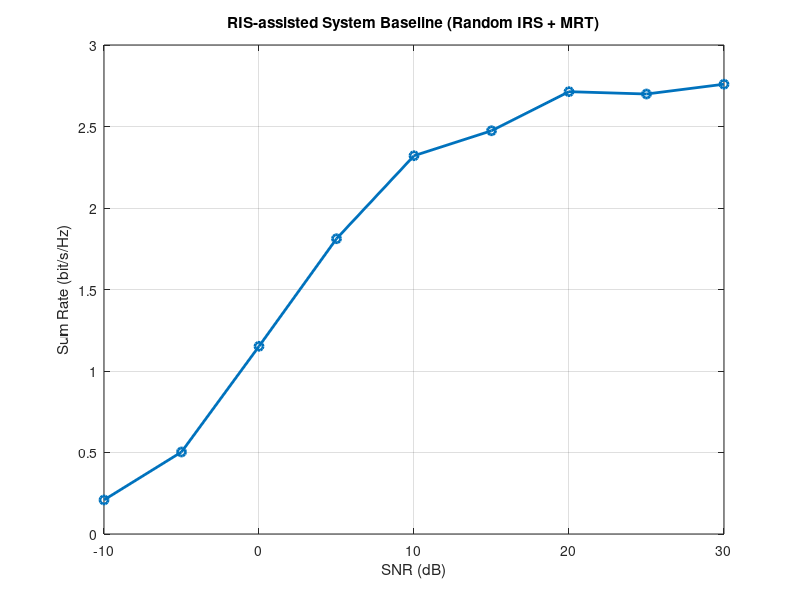

Recreate this plot in MATLAB.
clc;
clear;
close all;

%% ================== System Parameters ==================
M = 4;          % Number of BS antennas
K = 4;          % Number of users
N = 16;         % Number of IRS elements

SNR_dB = -10:5:30;      % SNR range
num_iter = 100;         % Monte Carlo runs

sum_rate = zeros(length(SNR_dB),1);

%% ================== Simulation ==================
for snr_idx = 1:length(SNR_dB)

    Pt = 10^(SNR_dB(snr_idx)/10);   % transmit power (linear)
    noise = 1;                     % noise power
    
    rate_temp = 0;

    for iter = 1:num_iter
        
        %% ----- Channel Generation (Rayleigh fading) -----
        
        % Direct BS-user channel
        Hd = (randn(K,M) + 1j*randn(K,M))/sqrt(2);
        
        % BS-IRS channel
        G = (randn(N,M) + 1j*randn(N,M))/sqrt(2);
        
        % IRS-user channel
        Hr = (randn(K,N) + 1j*randn(K,N))/sqrt(2);
        
        %% ----- Random IRS phase -----
        theta = 2*pi*rand(N,1);
        Phi = diag(exp(1j*theta));
        
        %% ----- Effective channel -----
        % H_k = direct + reflected
        H = Hd
        
        %% ----- MRT Beamforming -----
        W = zeros(M,K);
        for k = 1:K
            hk = H(k,:).';
            W(:,k) = hk / norm(hk);    % normalize
        end
        
        % Normalize total power
        W = W / norm(W,'fro') * sqrt(Pt);
        
        %% ----- SINR Calculation -----
        SINR = zeros(K,1);
        
        for k = 1:K
            
            hk = H(k,:);
            
            signal = abs(hk * W(:,k))^2;
            
            interference = 0;
            for j = 1:K
                if j ~= k
                    interference = interference + abs(hk * W(:,j))^2;
                end
            end
            
            SINR(k) = signal / (interference + noise);
        end
        
        %% ----- Achievable Rate -----
        R = log2(1 + SINR);
        rate_temp = rate_temp + sum(R);
        
    end
    
    sum_rate(snr_idx) = rate_temp / num_iter;
    
end

%% ================== Plot ==================
figure;
plot(SNR_dB, sum_rate,'-o','LineWidth',2);
grid on;
xlabel('SNR (dB)');
ylabel('Sum Rate (bit/s/Hz)');
title('RIS-assisted System Baseline (Random IRS + MRT)');
